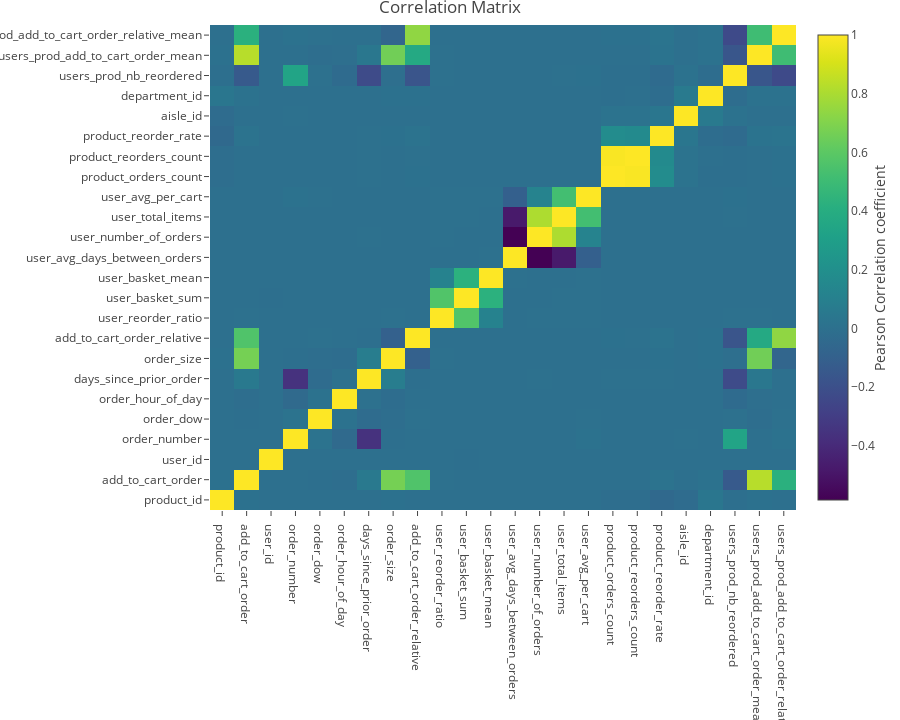

Notebook code for this chart:
### Code cell
#Plotting Correlation between features

correlation = dataTrain[cols].corr()
matrix_cols = correlation.columns.tolist()
corr_array  = np.array(correlation)
trace = go.Heatmap(z = corr_array,
                   x = matrix_cols,
                   y = matrix_cols,
                   colorscale = "Viridis",
                   colorbar   = dict(title = "Pearson Correlation coefficient",
                                     titleside = "right"
                                    ) ,
                  )

layout = go.Layout(dict(title = "Correlation Matrix",
                        height = 720,
                        margin  = dict(r = 0 ,l = 210,
                                       t = 25,b = 210,
                                      ),
                       )
                  )

data = [trace]
fig = go.Figure(data=data,layout=layout)
py.iplot(fig)

### Figure 1 — Plotly figure (JSON) as saved in the notebook; plotly's stock layout.template omitted (floating-point values rounded to 4 significant figures; data arrays with more than 128 entries replaced by an {"elided": "..."} marker saying what was removed)
{"data": [{"colorbar": {"title": "Pearson Correlation coefficient", "titleside": "right"}, "colorscale": "Viridis", "type": "heatmap", "uid": "5b371625-fa9e-481c-9cc6-36f51c1315d8", "x": ["product_id", "add_to_cart_order", "user_id", "order_number", "order_dow", "order_hour_of_day", "days_since_prior_order", "order_size", "add_to_cart_order_relative", "user_reorder_ratio", "user_basket_sum", "user_basket_mean", "user_avg_days_between_orders", "user_number_of_orders", "user_total_items", "user_avg_per_cart", "product_orders_count", "product_reorders_count", "product_reorder_rate", "aisle_id", "department_id", "users_prod_nb_reordered", "users_prod_add_to_cart_order_mean", "users_prod_add_to_cart_order_relative_mean"], "y": ["product_id", "add_to_cart_order", "user_id", "order_number", "order_dow", "order_hour_of_day", "days_since_prior_order", "order_size", "add_to_cart_order_relative", "user_reorder_ratio", "user_basket_sum", "user_basket_mean", "user_avg_days_between_orders", "user_number_of_orders", "user_total_items", "user_avg_per_cart", "product_orders_count", "product_reorders_count", "product_reorder_rate", "aisle_id", "department_id", "users_prod_nb_reordered", "users_prod_add_to_cart_order_mean", "users_prod_add_to_cart_order_relative_mean"], "z": {"elided": "24x24 float values"}}], "layout": {"height": 720, "margin": {"b": 210, "l": 210, "r": 0, "t": 25}, "title": "Correlation Matrix"}}
